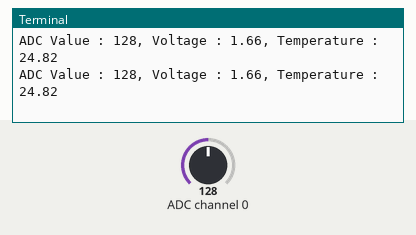
Recording of a program running on a simulated Raspberry Pi (BCM pin numbers). Parts: the last lines printed to the terminal. The test bench sets the inputs (shaded band); at power-on: ADC channel 0 = 128 (analog values on the 0–255 scale).

Above: at 1.2 s.
1.3 s: ADC channel 0 set to 178
At 2.2 s:
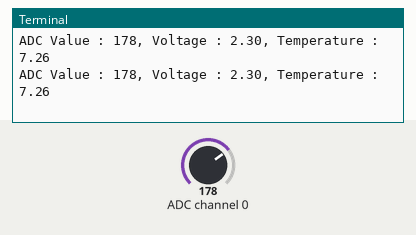
2.8 s: ADC channel 0 set to 224
At 3.8 s:
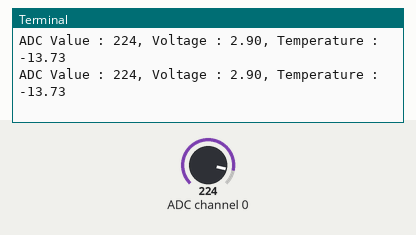
Timing chart, 0 to 5.8 s (numbered marks = the images above; inputs shaded):
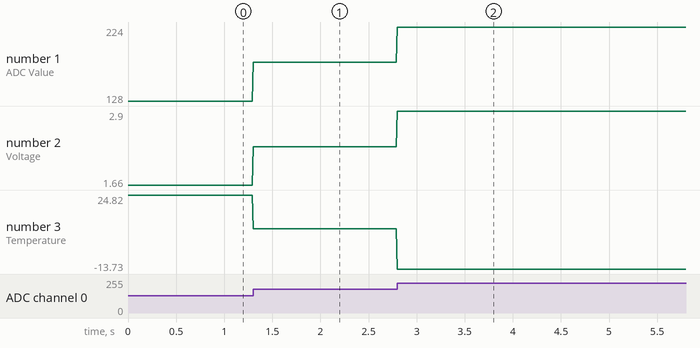

Measured:
- after the input at 1.3 s, the terminal: prints a new line at once (image 1)
- after the input at 2.8 s, the terminal: prints a new line at once (image 2)
- plotted number 1: 128 → 178 after the input at 1.3 s, 178 → 224 after the input at 2.8 s
- plotted number 2: 1.66 → 2.3 after the input at 1.3 s, 2.3 → 2.9 after the input at 2.8 s
- plotted number 3: 24.82 → 7.26 after the input at 1.3 s, 7.26 → -13.73 after the input at 2.8 s

The program:

Thermometer.py
```python
import time
import math
from ADCDevice import *

adc = ADCDevice() # Define an ADCDevice class object

def setup():
    global adc
    if(adc.detectI2C(0x48)): # Detect the pcf8591.
        adc = PCF8591()
    elif(adc.detectI2C(0x4b)): # Detect the ads7830
        adc = ADS7830()
    else:
        print("No correct I2C address found, \n"
        "Please use command 'i2cdetect -y 1' to check the I2C address! \n"
        "Program Exit. \n");
        exit(-1)

def loop():
    while True:
        value = adc.analogRead(0)        # read ADC value A0 pin
        voltage = value / 255.0 * 3.3        # calculate voltage
        Rt = 10 * voltage / (3.3 - voltage)    # calculate resistance value of thermistor
        tempK = 1/(1/(273.15 + 25) + math.log(Rt/10)/3950.0) # calculate temperature (Kelvin)
        tempC = tempK -273.15        # calculate temperature (Celsius)
        print ('ADC Value : %d, Voltage : %.2f, Temperature : %.2f'%(value,voltage,tempC))
        time.sleep(0.01)

def destroy():
    adc.close()

if __name__ == '__main__':  # Program entrance
    print ('Program is starting ... ')
    setup()
    try:
        loop()
    except KeyboardInterrupt: # Press ctrl-c to end the program.
        destroy()
        print("Ending program")
```
